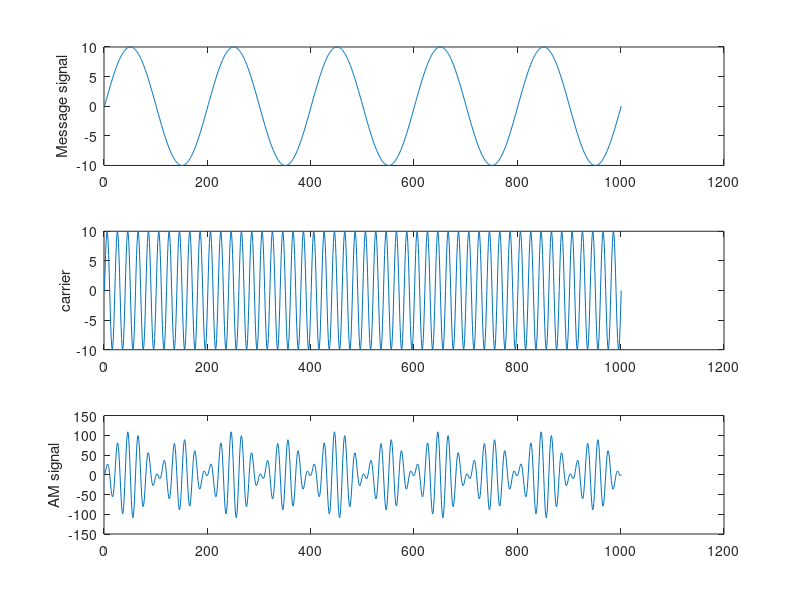

This figure's MATLAB source:
clc;
clear all;
close all;

AmpC=10; %amplitude of the carrier
FreC=50; %frequency of the carrier
AmpM=10; %amplitudeof the message
FreM=5; %frequency of the message

ka=1;%Amplitude Sensitivity

t=[0:0.001:1];
carrier=AmpC*sin(2*pi*FreC*t);
message=AmpM*sin(2*pi*FreM*t);
AM=carrier.*(1+ka*message);

subplot(3,1,1);
plot(message);
ylabel('Message signal');

subplot(3,1,2);
plot(carrier);
ylabel('carrier');

subplot(3,1,3);
plot(AM);
ylabel('AM signal');
